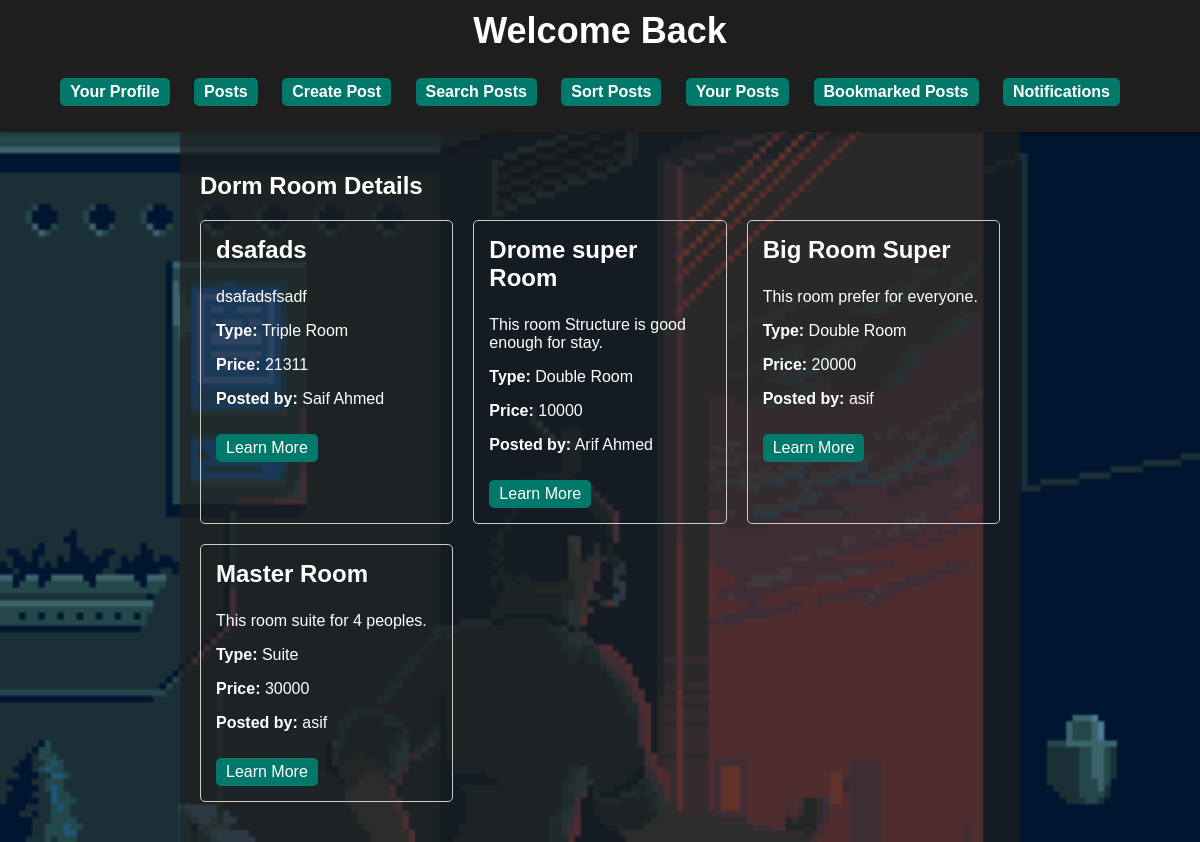
Screenshot of /users/teertho/posts/ with the database file from the repository.
### users/models.py (models this page shows)
class DormRoom(models.Model):
    title = models.CharField(max_length=255)
    content = models.TextField()
    popularity = models.IntegerField(default=0)
    type = models.CharField(max_length=50)
    price = models.CharField(max_length=20)
    link = models.URLField(max_length=200, null=True)
    posted_by = models.ForeignKey(Register, on_delete=models.CASCADE, related_name='posted')
    comments = models.ManyToManyField(Comment, blank=True)
    bookmarked_by = models.ManyToManyField(Register, blank=True, related_name='bookmarked')

class Register(models.Model):
    username=models.CharField(max_length=30)
    email=models.EmailField()
    password=models.CharField(max_length=100)
    nid=models.IntegerField()

### users/views.py (the view)
# urls.py: path('<str:username>/posts/', views.show_posts, name='show_posts'),
def show_posts(request, username):
    username = request.session.get('username')
    posts = DormRoom.objects.all()
    sort_option = request.POST.get('sort', 'default')
    if sort_option == 'price_high_to_low':
        posts = posts.order_by('-price')  # Sort by price in descending order (highest to lowest)
    return render(request, 'dorm_room_details.html', {'dorm_rooms': posts, 'username': username, 'sort_option': sort_option})

### users/templates/dorm_room_details.html
{% extends "profile_base.html" %}
{% block content %}
<body style="background-image: url('/static/bg9.gif'); background-size: cover;">
    <h2>Dorm Room Details</h2>
    <div class="room-grid">
        {% for room in dorm_rooms %}
            <div class="room-card">
                <h3>{{room.title}}</h3>
                <p>{{ room.content }}</p>
                <p><strong>Type:</strong> {{ room.type }}</p>
                <p><strong>Price:</strong> {{ room.price }}</p>
                <p><strong>Posted by:</strong> {{room.posted_by.username}}</p>
                <a href="{{ room.link }}" target="_blank">Learn More</a>
            </div>
        {% endfor %}
    </div>
</body>
{% endblock %}

### users/static/style.css (style rules this page uses)
body { font-family: Arial, sans-serif; margin: 0; padding: 0; background: #1E1E1E; color: #fff; }
.room-grid { display: grid; grid-template-columns: repeat(3, 1fr); gap: 20px; margin: 20px 0; }
.room-card { border: 1px solid #ccc; padding: 15px; border-radius: 5px; transition: transform 0.3s; }
h3 { margin-top: 0; font-size: 24px; transition: color 0.3s; }
a { display: inline-block; padding: 5px 10px; background-color: #00796B; color: #fff; text-decoration: none; border-radius: 5px; margin-top: 10px; transition: background 0.3s; }

### rows the page displays
DormRoom: title "dsafads", content "dsafadsfsadf", type "Triple Room", price "21311", posted_by.username "Saif Ahmed"
DormRoom: title "Drome super Room", content "This room Structure is good enough for stay.", type "Double Room", price "10000", posted_by.username "Arif Ahmed"
DormRoom: title "Big Room Super", content "This room prefer for everyone.", type "Double Room", price "20000", posted_by.username "asif"
DormRoom: title "Master Room", content "This room suite for 4 peoples.", type "Suite", price "30000", posted_by.username "asif"
